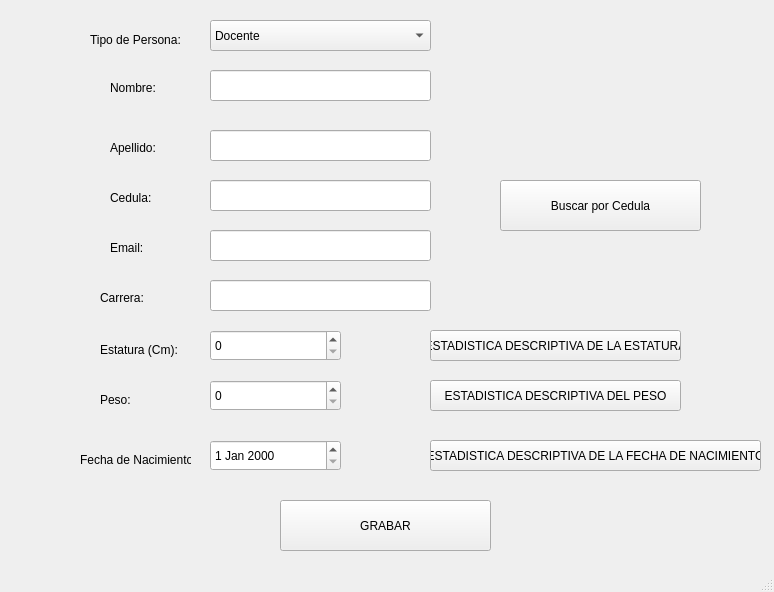
<?xml version="1.0" encoding="UTF-8"?>
<ui version="4.0">
 <class>vtn_principal</class>
 <widget class="QMainWindow" name="vtn_principal">
  <property name="geometry">
   <rect>
    <x>0</x>
    <y>0</y>
    <width>774</width>
    <height>592</height>
   </rect>
  </property>
  <property name="windowTitle">
   <string>Ventana Principal </string>
  </property>
  <widget class="QWidget" name="centralwidget">
   <widget class="QPushButton" name="btn_grabar">
    <property name="geometry">
     <rect>
      <x>280</x>
      <y>500</y>
      <width>211</width>
      <height>51</height>
     </rect>
    </property>
    <property name="text">
     <string>GRABAR</string>
    </property>
   </widget>
   <widget class="QLabel" name="lbl_nombre">
    <property name="geometry">
     <rect>
      <x>110</x>
      <y>80</y>
      <width>51</width>
      <height>16</height>
     </rect>
    </property>
    <property name="text">
     <string>Nombre:</string>
    </property>
   </widget>
   <widget class="QLabel" name="lbl_apellido">
    <property name="geometry">
     <rect>
      <x>110</x>
      <y>140</y>
      <width>51</width>
      <height>16</height>
     </rect>
    </property>
    <property name="text">
     <string>Apellido:</string>
    </property>
   </widget>
   <widget class="QLineEdit" name="txt_nombre">
    <property name="geometry">
     <rect>
      <x>210</x>
      <y>70</y>
      <width>221</width>
      <height>31</height>
     </rect>
    </property>
    <property name="maxLength">
     <number>50</number>
    </property>
   </widget>
   <widget class="QLineEdit" name="txt_apellido">
    <property name="geometry">
     <rect>
      <x>210</x>
      <y>130</y>
      <width>221</width>
      <height>31</height>
     </rect>
    </property>
    <property name="maxLength">
     <number>50</number>
    </property>
   </widget>
   <widget class="QComboBox" name="cb_tipo_persona">
    <property name="geometry">
     <rect>
      <x>210</x>
      <y>20</y>
      <width>221</width>
      <height>31</height>
     </rect>
    </property>
    <item>
     <property name="text">
      <string>Docente</string>
     </property>
    </item>
    <item>
     <property name="text">
      <string>Estudiante</string>
     </property>
    </item>
   </widget>
   <widget class="QLabel" name="lbl_tipo_persona">
    <property name="geometry">
     <rect>
      <x>90</x>
      <y>30</y>
      <width>91</width>
      <height>20</height>
     </rect>
    </property>
    <property name="text">
     <string>Tipo de Persona:</string>
    </property>
   </widget>
   <widget class="QLabel" name="lbl_cedula">
    <property name="geometry">
     <rect>
      <x>110</x>
      <y>190</y>
      <width>51</width>
      <height>16</height>
     </rect>
    </property>
    <property name="text">
     <string>Cedula:</string>
    </property>
   </widget>
   <widget class="QLabel" name="lbl_email">
    <property name="geometry">
     <rect>
      <x>110</x>
      <y>240</y>
      <width>51</width>
      <height>16</height>
     </rect>
    </property>
    <property name="text">
     <string>Email:</string>
    </property>
   </widget>
   <widget class="QLineEdit" name="txt_cedula">
    <property name="geometry">
     <rect>
      <x>210</x>
      <y>180</y>
      <width>221</width>
      <height>31</height>
     </rect>
    </property>
    <property name="maxLength">
     <number>10</number>
    </property>
   </widget>
   <widget class="QLineEdit" name="txt_email">
    <property name="geometry">
     <rect>
      <x>210</x>
      <y>230</y>
      <width>221</width>
      <height>31</height>
     </rect>
    </property>
    <property name="maxLength">
     <number>100</number>
    </property>
   </widget>
   <widget class="QPushButton" name="btn_buscar_cedula">
    <property name="geometry">
     <rect>
      <x>500</x>
      <y>180</y>
      <width>201</width>
      <height>51</height>
     </rect>
    </property>
    <property name="text">
     <string>Buscar por Cedula</string>
    </property>
   </widget>
   <widget class="QLabel" name="lbl_estatura">
    <property name="geometry">
     <rect>
      <x>100</x>
      <y>340</y>
      <width>81</width>
      <height>20</height>
     </rect>
    </property>
    <property name="text">
     <string>Estatura (Cm):</string>
    </property>
   </widget>
   <widget class="QSpinBox" name="sp_estatura">
    <property name="geometry">
     <rect>
      <x>210</x>
      <y>330</y>
      <width>131</width>
      <height>31</height>
     </rect>
    </property>
    <property name="maximum">
     <number>300</number>
    </property>
   </widget>
   <widget class="QPushButton" name="btn_estatura">
    <property name="geometry">
     <rect>
      <x>430</x>
      <y>330</y>
      <width>251</width>
      <height>31</height>
     </rect>
    </property>
    <property name="text">
     <string>ESTADISTICA DESCRIPTIVA DE LA ESTATURA</string>
    </property>
   </widget>
   <widget class="QLabel" name="lbl_peso">
    <property name="geometry">
     <rect>
      <x>100</x>
      <y>390</y>
      <width>81</width>
      <height>20</height>
     </rect>
    </property>
    <property name="text">
     <string>Peso:</string>
    </property>
   </widget>
   <widget class="QLabel" name="lbl_fecha_de_nacimiento">
    <property name="geometry">
     <rect>
      <x>80</x>
      <y>450</y>
      <width>111</width>
      <height>20</height>
     </rect>
    </property>
    <property name="text">
     <string>Fecha de Nacimiento:</string>
    </property>
   </widget>
   <widget class="QSpinBox" name="sp_peso">
    <property name="geometry">
     <rect>
      <x>210</x>
      <y>380</y>
      <width>131</width>
      <height>31</height>
     </rect>
    </property>
    <property name="maximum">
     <number>300</number>
    </property>
   </widget>
   <widget class="QPushButton" name="btn_peso">
    <property name="geometry">
     <rect>
      <x>430</x>
      <y>380</y>
      <width>251</width>
      <height>31</height>
     </rect>
    </property>
    <property name="text">
     <string>ESTADISTICA DESCRIPTIVA DEL PESO</string>
    </property>
   </widget>
   <widget class="QPushButton" name="btn_fecha_de_nacimiento">
    <property name="geometry">
     <rect>
      <x>430</x>
      <y>440</y>
      <width>331</width>
      <height>31</height>
     </rect>
    </property>
    <property name="text">
     <string>ESTADISTICA DESCRIPTIVA DE LA FECHA DE NACIMIENTO</string>
    </property>
   </widget>
   <widget class="QLineEdit" name="txt_carrera">
    <property name="geometry">
     <rect>
      <x>210</x>
      <y>280</y>
      <width>221</width>
      <height>31</height>
     </rect>
    </property>
    <property name="maxLength">
     <number>100</number>
    </property>
   </widget>
   <widget class="QLabel" name="lbl_carrera">
    <property name="geometry">
     <rect>
      <x>100</x>
      <y>290</y>
      <width>51</width>
      <height>16</height>
     </rect>
    </property>
    <property name="text">
     <string>Carrera:</string>
    </property>
   </widget>
   <widget class="QDateEdit" name="dateEdit_fecha_de_nacimiento">
    <property name="geometry">
     <rect>
      <x>210</x>
      <y>440</y>
      <width>131</width>
      <height>31</height>
     </rect>
    </property>
   </widget>
  </widget>
  <widget class="QMenuBar" name="mnb_menu_principal">
   <property name="geometry">
    <rect>
     <x>0</x>
     <y>0</y>
     <width>774</width>
     <height>21</height>
    </rect>
   </property>
  </widget>
  <widget class="QStatusBar" name="stb_estado"/>
 </widget>
 <resources/>
 <connections/>
</ui>
